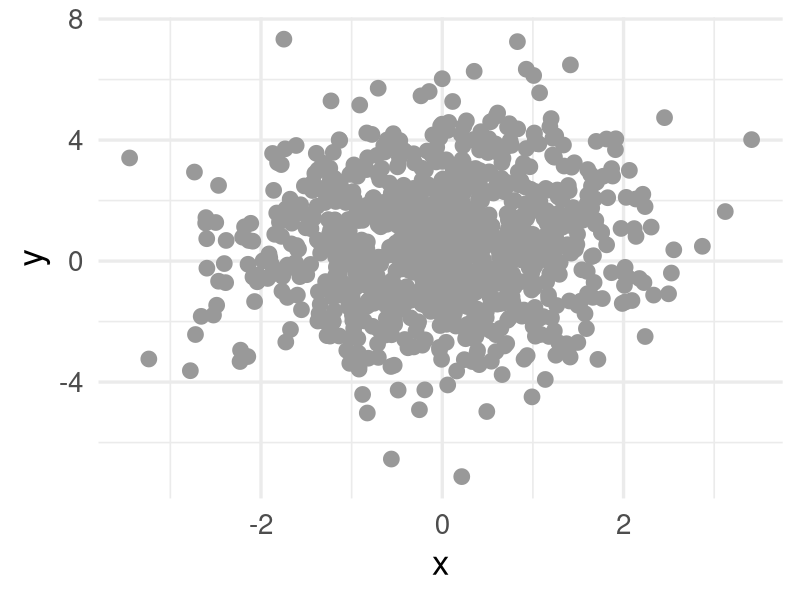

Write the R code that produced this figure.
## ---- chunk 1
knitr::opts_chunk$set(fig.width = 13, 
                      message = FALSE, 
                      warning = FALSE,
                      echo = TRUE,
                      cache = TRUE)

library(tidyverse)

update_geom_defaults('path', list(size = 3, color = "cornflowerblue"))
update_geom_defaults('point', list(size = 5, color = "gray60"))
theme_set(theme_minimal(base_size = 25))
## ---- chunk 2
set.seed(8675309)
n <- 1000
X <- rnorm(n)

a <- .5
b <- 0.1
e <- 2

y <- a + b*X + rnorm(n, sd = e)

## ---- chunk 3
tibble(x = X, y = y) %>% 
  ggplot(aes(x, y)) +
   geom_point()
## ---- chunk 4
summary(lm(y ~ X))
## ---- chunk 5
update_gd <- function(m, b, X, Y, learning_rate) {
    m_deriv = 0
    b_deriv = 0
    N = length(X)
    for (i in seq_along(N)) {
        # Calculate partial derivatives
        # -2x(y - (mx + b))
        m_deriv = m_deriv + -2*X[i] * (Y[i] - (m*X[i] + b))

        # -2(y - (mx + b))
        b_deriv = b_deriv + -2*(Y[i] - (m*X[i] + b))
    }
    # We subtract because the derivatives point in direction of steepest ascent
    m = m - (m_deriv / N) * learning_rate
    b = b - (b_deriv / N) * learning_rate

    c(m, b)
}

iter <- update_gd(0, 0, X, y, 1)

tmp <- rerun(5000, {
  iter <- update_gd(iter[1], iter[2], X, y, 1)
  print(iter)
})
tail(tmp)
